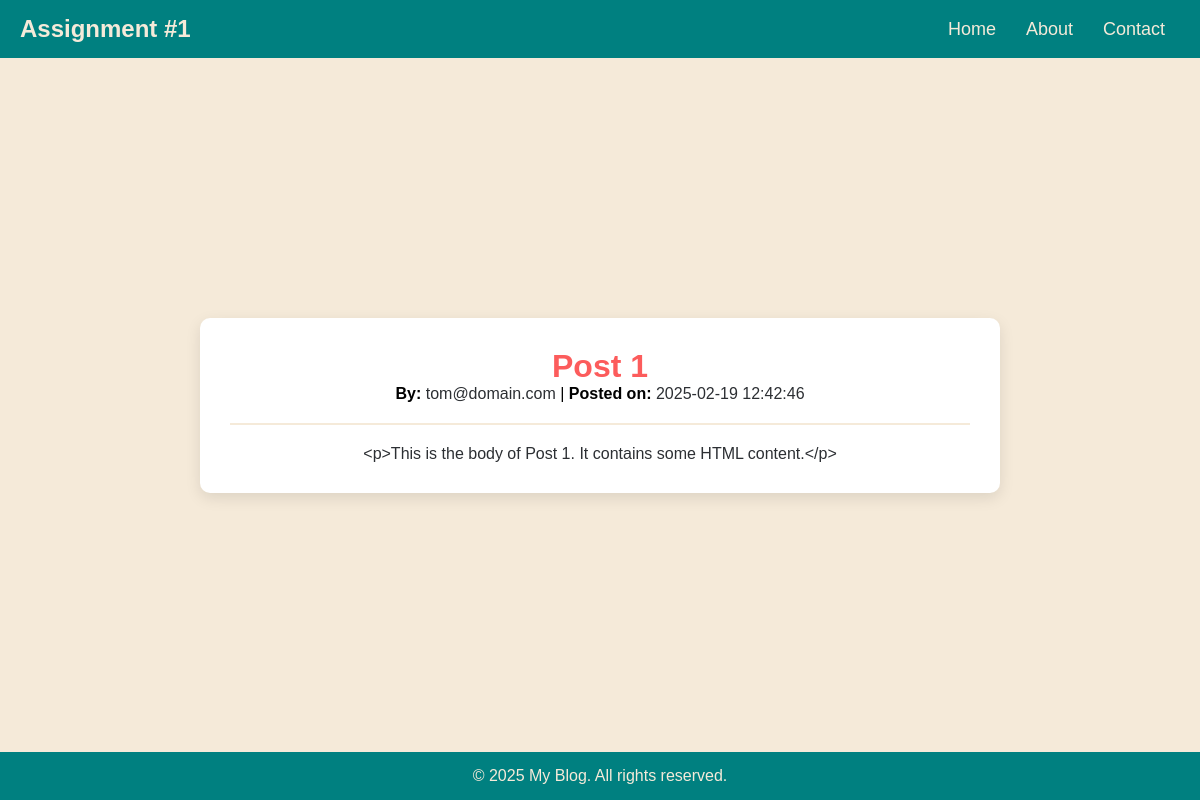
/display.php?article_id=1, run on the app's committed database.
### tables this page shows
CREATE TABLE articles (
        article_id INTEGER PRIMARY KEY AUTOINCREMENT, 
        title TEXT NOT NULL, 
        body TEXT NOT NULL,  -- Allows HTML content
        create_date TEXT NOT NULL DEFAULT CURRENT_TIMESTAMP, -- Stores UTC timestamp
        start_date TEXT, -- Optional, allows scheduling
        end_date TEXT, -- Optional, allows expiration
        contributor_username TEXT NOT NULL, -- Should be an email
        FOREIGN KEY(contributor_username) REFERENCES users(username) ON DELETE CASCADE
    );

### display.php (the view, shortened to what this page needs)
<?php
$db = new SQLite3('users.db');
if (isset($_GET['article_id']) && is_numeric($_GET['article_id'])) {
    $article_id = intval($_GET['article_id']);
    $stmt = $db->prepare("SELECT * FROM articles WHERE article_id = :article_id");
    $stmt->bindValue(':article_id', $article_id, SQLITE3_INTEGER);
    $result = $stmt->execute();
    $article = $result->fetchArray(SQLITE3_ASSOC);
} else {
    $error_message = "No article selected.";
}
?>
<!DOCTYPE html>
<html lang="en">
<head>
    <link rel="stylesheet" href="styles.css">
</head>
<body>
    <nav class="navbar">
        <div class="logo">Assignment #1</div>
        <ul class="nav-links">
            <li><a href="index.html">Home</a></li>
            <li><a href="about.php">About</a></li>
            <li><a href="contact.php">Contact</a></li>
        </ul>
    </nav>
    <div class="content-wrapper">
        <div class="container">
            <?php if (isset($error_message)) : ?>
                <p class="error-message"><?php echo $error_message; ?></p>
            <?php else : ?>
                <h1 class="accentText"><?php echo htmlspecialchars($article['title']); ?></h1>
                <p><strong>By:</strong> <span class="text"><?php echo htmlspecialchars($article['contributor_username']); ?></span> | <strong>Posted on:</strong> <span class="text"><?php echo htmlspecialchars($article['create_date']); ?></span></p>
                <hr>
                <p class="text"><?php echo nl2br(htmlspecialchars($article['body'])); ?></p>
            <?php endif; ?>
        </div>
    </div>
    <footer class="footer">
        <p>© <?php echo date("Y"); ?> My Blog. All rights reserved.</p>
    </footer>
</body>
</html>

### styles.css (style rules this page uses)
body { background: #F5EAD9; }
.accentText { color: #fc5c5c; }
.text { color: #2C2F33; }
* { margin: 0; padding: 0; box-sizing: border-box; font-family: "Arial", sans-serif; }
.navbar { display: flex; justify-content: space-between; align-items: center; background: #008080; padding: 15px 20px; color: #F5EAD9; }
.navbar .logo { font-size: 24px; font-weight: bold; }
.nav-links { list-style: none; display: flex; }
.nav-links li { margin: 0 15px; }
.nav-links a { text-decoration: none; color: #F5EAD9; font-size: 18px; transition: 0.3s ease-in-out; }
.footer { text-align: center; background: #008080; color: #F5EAD9; padding: 15px 0; position: relative; width: 100%; bottom: 0; }
hr { border: 1px solid #F5EAD9; width: 100%; margin: 20px 0; }

### display.php (style rules this page uses)
body { display: flex; flex-direction: column; min-height: 100vh; margin: 0; }
.content-wrapper { flex: 1; display: flex; justify-content: center; align-items: center; padding: 50px 20px; }
.container { background: white; padding: 30px; border-radius: 10px; box-shadow: 0 5px 15px rgba(0, 0, 0, 0.1); width: 90%; max-width: 800px; text-align: center; }

### data on the page
articles: title "Post 1", contributor_username "tom@domain.com", create_date "2025-02-19 12:42:46", body "<p>This is the body of Post 1. It contains some HTML content.</p>"
